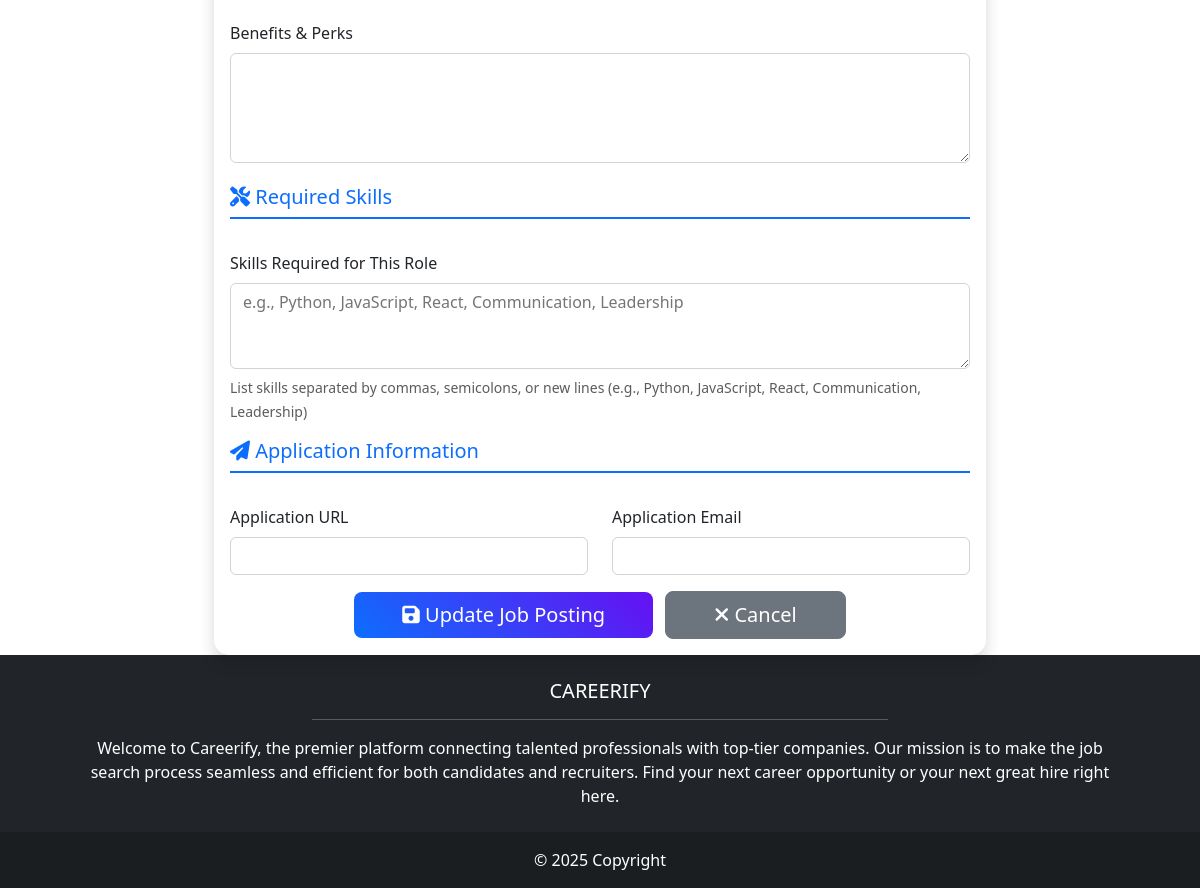
Before: /jobs/7/edit/ (signed in, lower part) with the older database file.
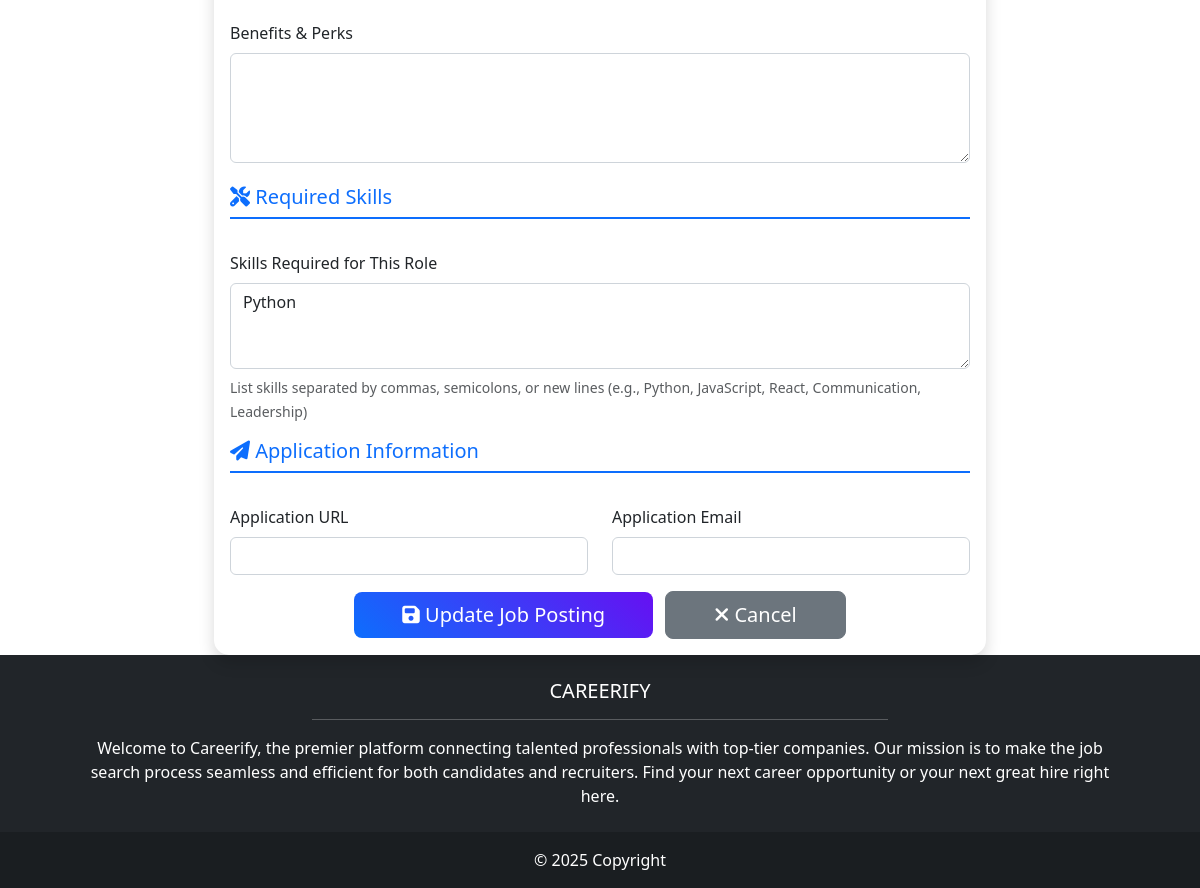
After: the same page with the newer database file.
### jobpostings/models.py (models this page shows, shortened)
class JobPosting(models.Model):
    EMPLOYMENT_TYPE_CHOICES = (
        ('full_time', 'Full-time'),
        ('part_time', 'Part-time'),
        ('contract', 'Contract'),
        ('internship', 'Internship'),
        ('temporary', 'Temporary'),
        ('other', 'Other'),
    )
    company_name = models.CharField(max_length=150)
    title = models.CharField(max_length=150)
    city = models.CharField(max_length=100, default='')
    state = models.CharField(max_length=50, default='')
    address = models.CharField(max_length=50, blank=True, help_text="Address")
    pay_min = models.DecimalField(max_digits=10, decimal_places=2, null=True, blank=True)
    pay_max = models.DecimalField(max_digits=10, decimal_places=2, null=True, blank=True)
    currency = models.CharField(max_length=10, default='USD')
    employment_type = models.CharField(max_length=20, choices=EMPLOYMENT_TYPE_CHOICES, default='full_time')
    description = models.TextField()
    benefits = models.TextField(blank=True)
    required_skills = models.TextField(blank=True, help_text="List of skills required for this role (comma, semicolon, or newline separated)")
    application_url = models.URLField(blank=True)
    application_email = models.EmailField(blank=True)
    posted_by = models.ForeignKey(User, on_delete=models.SET_NULL, null=True, blank=True, related_name='job_postings')
    created_at = models.DateTimeField(auto_now_add=True)
    updated_at = models.DateTimeField(auto_now=True)
    is_active = models.BooleanField(default=True)
    class Meta:
        ordering = ['-created_at']

### jobpostings/views.py (the view)
# urls.py: path('<int:job_id>/edit/', views.job_edit_view, name='edit'),
@login_required
def job_edit_view(request, job_id: int):
    job = get_object_or_404(JobPosting, id=job_id, is_active=True)
    if job.posted_by != request.user:
        messages.error(request, 'You are not authorized to edit this job.')
        return redirect('jobpostings:list')
    if request.method == 'POST':
        form = JobPostingForm(request.POST, instance=job)
        if form.is_valid():
            form.save()
            messages.success(request, 'Job updated successfully!')
            return redirect(reverse('jobpostings:detail', args=[job.id]))
    else:
        form = JobPostingForm(instance=job)
    return render(request, 'jobpostings/edit_job.html', {'form': form, 'job': job})

### jobpostings/forms.py (shortened to what this page needs)
class JobPostingForm(forms.ModelForm):
    class Meta:
        model = JobPosting
        fields = [
            "company_name",
            "title",
            "city",
            "state",
            "address",
            "pay_min",
            "pay_max",
            "currency",
            "employment_type",
            "description",
            "benefits",
            "required_skills",
            "application_url",
            "application_email",
        ]
        widgets = {
            "description": forms.Textarea(attrs={"rows": 6}),
            "benefits": forms.Textarea(attrs={"rows": 4}),
            "required_skills": forms.Textarea(attrs={"rows": 3, "placeholder": "e.g., Python, JavaScript, React, Communication, Leadership"}),
        }

### messaging/context_processors.py (called while the page is built)
def unread_message_count(request):
    if request.user.is_authenticated:
        unread_count = Message.objects.filter(
            conversation__participants=request.user,
            is_read=False
        ).exclude(sender=request.user).count()
        return {'unread_message_count': unread_count}
    return {'unread_message_count': 0}

### jobpostings/templates/jobpostings/edit_job.html (shortened to what this page needs)
{% extends 'base.html' %}
{% load static %}
{% block content %}
<div class="container mt-4">
    <div class="row justify-content-center">
        <div class="col-lg-8">
            <div class="card shadow">
                <div class="card-body">
                    <form method="post" enctype="multipart/form-data">
                        <div class="row mb-3">
                            <div class="col-12">
                            </div>
                        </div>
                        <div class="row mb-3">
                            <div class="col-12">
                                <label for="{{ form.benefits.id_for_label }}" class="form-label">Benefits & Perks</label>
                                {{ form.benefits }}
                            </div>
                        </div>
                        <div class="row mb-4">
                            <div class="col-12">
                                <h5 class="text-primary border-bottom pb-2"><i class="fas fa-tools"></i> Required Skills</h5>
                            </div>
                        </div>
                        <div class="row mb-3">
                            <div class="col-12">
                                <label for="{{ form.required_skills.id_for_label }}" class="form-label">Skills Required for This Role</label>
                                {{ form.required_skills }}
                                <small class="form-text text-muted">List skills separated by commas, semicolons, or new lines (e.g., Python, JavaScript, React, Communication, Leadership)</small>
                            </div>
                        </div>
                        <div class="row mb-4">
                            <div class="col-12">
                                <h5 class="text-primary border-bottom pb-2"><i class="fas fa-paper-plane"></i> Application Information</h5>
                            </div>
                        </div>
                        <div class="row mb-3">
                            <div class="col-md-6">
                                <label for="{{ form.application_url.id_for_label }}" class="form-label">Application URL</label>
                                {{ form.application_url }}
                            </div>
                            <div class="col-md-6">
                                <label for="{{ form.application_email.id_for_label }}" class="form-label">Application Email</label>
                                {{ form.application_email }}
                            </div>
                        </div>
                        <div class="row">
                            <div class="col-12 text-center">
                                <button type="submit" class="btn btn-primary btn-lg px-5">
                                    <i class="fas fa-save"></i> Update Job Posting
                                </button>
                                <a href="{% url 'jobpostings:list' %}" class="btn btn-secondary btn-lg px-5 ms-2">
                                    <i class="fas fa-times"></i> Cancel
                                </a>
                            </div>
                        </div>
                    </form>
                </div>
            </div>
        </div>
    </div>
</div>
{% endblock content %}

Changed rows visible on the page:
changed JobPosting: required_skills (not shown) → "Python"
